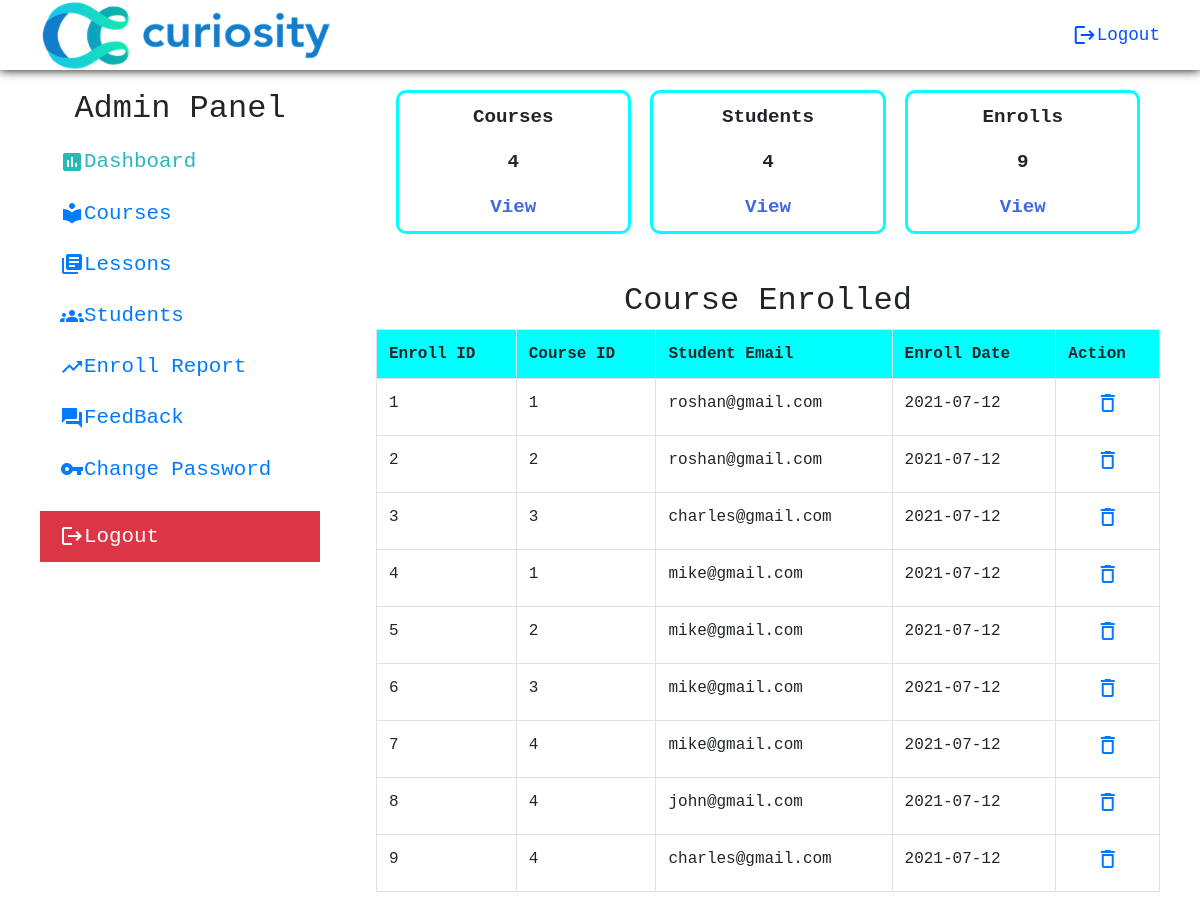
Page /admin/admin_dashboard.php (signed in) on the committed database.
### tables this page shows
CREATE TABLE `course_enroll` (
  `enroll_id` int NOT NULL AUTO_INCREMENT,
  `enroll_date` date NOT NULL,
  `course_id` int NOT NULL,
  `stu_id` int NOT NULL,
  PRIMARY KEY (`enroll_id`),
  KEY `course_id` (`course_id`),
  KEY `stu_id` (`stu_id`),
  CONSTRAINT `course_enroll_ibfk_1` FOREIGN KEY (`course_id`) REFERENCES `course` (`course_id`) ON DELETE CASCADE,
  CONSTRAINT `course_enroll_ibfk_2` FOREIGN KEY (`stu_id`) REFERENCES `student` (`stu_id`) ON DELETE CASCADE
);

CREATE TABLE `student` (
  `stu_id` int NOT NULL AUTO_INCREMENT,
  `stu_name` varchar(255) NOT NULL,
  `stu_email` varchar(255) NOT NULL,
  `stu_pass` varchar(255) NOT NULL,
  `stu_occupation` varchar(255) DEFAULT 'student',
  `stu_img` varchar(255) DEFAULT 'stu_default.png',
  PRIMARY KEY (`stu_id`),
  UNIQUE KEY `stu_email` (`stu_email`)
);

### admin/admin_dashboard.php (the view, shortened to what this page needs)
<?php require './admin_header.php' ?>
        <main>
            <div class="report">
                <div class="c_report">
                    <p>Courses</p>
                    <p><?php echo $conn->query("SELECT course_id FROM course")->num_rows ?></p>
                    <a href="./admin_courses.php">View</a>
                </div>
                <div class="s_report">
                <p>Students</p>
                    <p><?php echo $conn->query("SELECT stu_id FROM student")->num_rows ?></p>
                    <a href="./admin_stu.php">View</a>
                </div>
                <div class="e_report">
                <p>Enrolls</p>
                    <p><?php echo $conn->query("SELECT enroll_id FROM course_enroll")->num_rows ?></p>
                    <a href="./enroll_report.php">View</a>
                </div>
            </div>
            <h2 class="mt-5">Course Enrolled</h2>
            <div style="overflow-x: auto;" class="table">
                <table class="table table-bordered">
                    <tr>
                        <th>Enroll ID</th>
                        <th>Course ID</th>
                        <th>Student Email</th>
                        <th>Enroll Date</th>
                        <th>Action</th>
                    </tr>
                    <?php
                    $sql="SELECT enroll_id,course_id,stu_email,enroll_date FROM course_enroll JOIN student USING(stu_id)";
                    $result=$conn->query($sql);
                    if($result->num_rows > 0)
                    {
                        while($row = $result->fetch_assoc())
                        echo "<tr>
                        <td>{$row['enroll_id']}</td>
                        <td>{$row['course_id']}</td>
                        <td>{$row['stu_email']}</td>
                        <td>{$row['enroll_date']}</td>
                        <td class='svg'><a href='?delete={$row['enroll_id']}'><i class='material-icons'>delete_outline</i></a></td>
                        </tr>";
                    }
                    else
                        echo "<tr><td colspan='5'>NO ENROLLS YET :(</td></tr>"
                    ?>
                </table>
            </div>
        </main>
<?php require './admin_footer_script.php' ?>

### css/nav-bar_drawer.css (style rules this page uses)
:root { --d_height:70px; --m_height:60px; --drawer_width: 60vw; }
body { overflow-x: hidden; margin: 0; font-family: 'Courier New', Courier, monospace; }

### css/menu.css (style rules this page uses)
main { width: 70%; }

### rows in the picture
course_enroll: enroll_id "1", course "1", stu.stu_email "roshan@gmail.com", enroll_date "2021-07-12"
course_enroll: enroll_id "2", course "2", stu.stu_email "roshan@gmail.com", enroll_date "2021-07-12"
course_enroll: enroll_id "3", course "3", stu.stu_email "charles@gmail.com", enroll_date "2021-07-12"
course_enroll: enroll_id "4", course "1", stu.stu_email "mike@gmail.com", enroll_date "2021-07-12"
course_enroll: enroll_id "5", course "2", stu.stu_email "mike@gmail.com", enroll_date "2021-07-12"
course_enroll: enroll_id "6", course "3", stu.stu_email "mike@gmail.com", enroll_date "2021-07-12"
course_enroll: enroll_id "7", course "4", stu.stu_email "mike@gmail.com", enroll_date "2021-07-12"
course_enroll: enroll_id "8", course "4", stu.stu_email "john@gmail.com", enroll_date "2021-07-12"
course_enroll: enroll_id "9", course "4", stu.stu_email "charles@gmail.com", enroll_date "2021-07-12"

### other values in the picture
$conn->query("SELECT course_id FROM course")->num_rows "4"
$conn->query("SELECT stu_id FROM student")->num_rows "4"
$conn->query("SELECT enroll_id FROM course_enroll")->num_rows "9"
